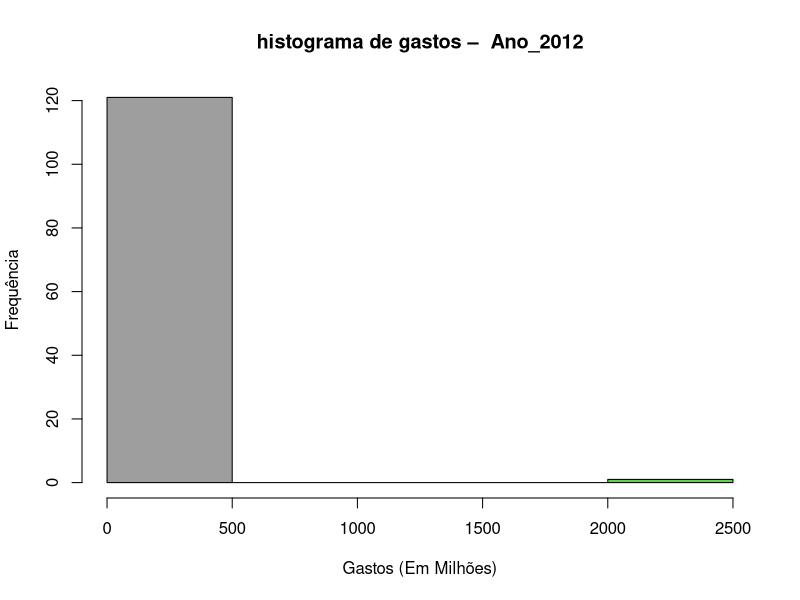
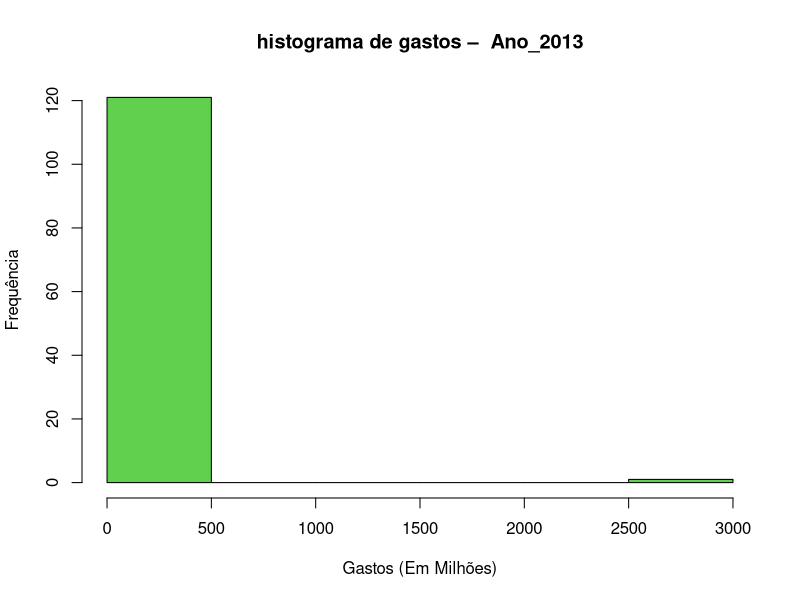
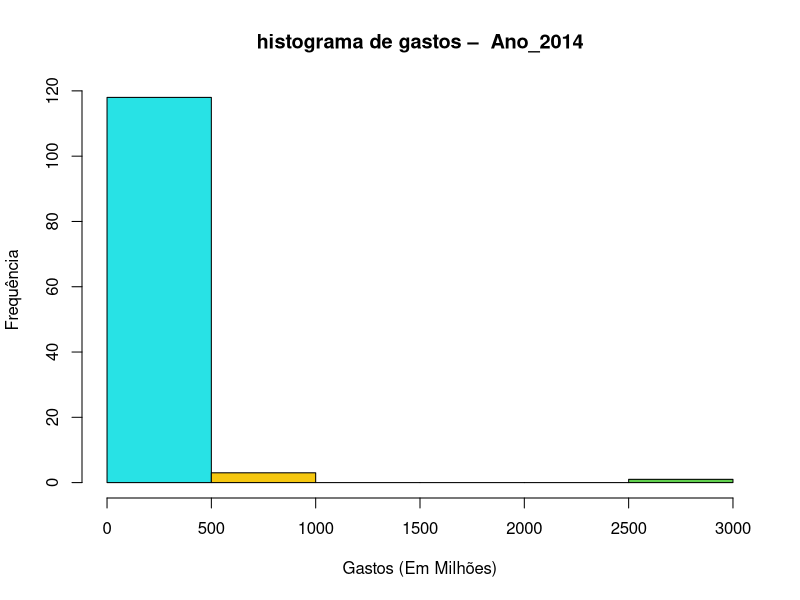
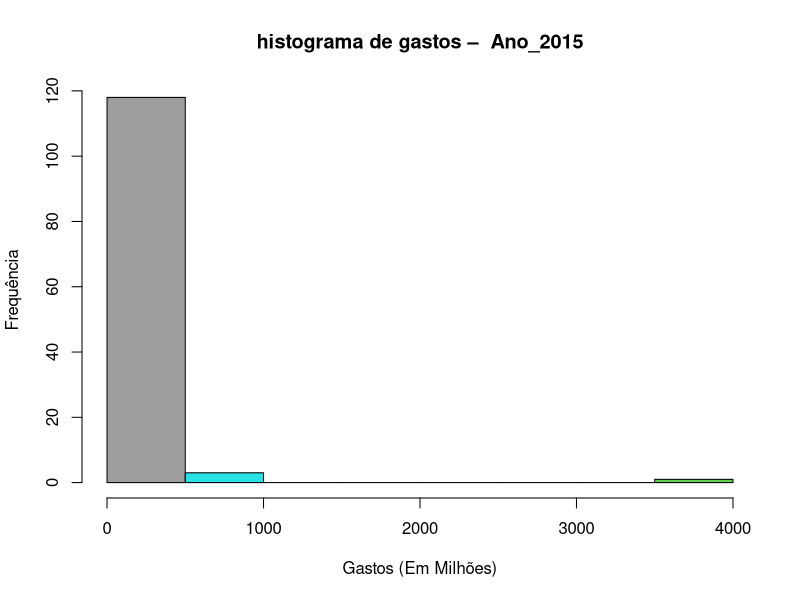
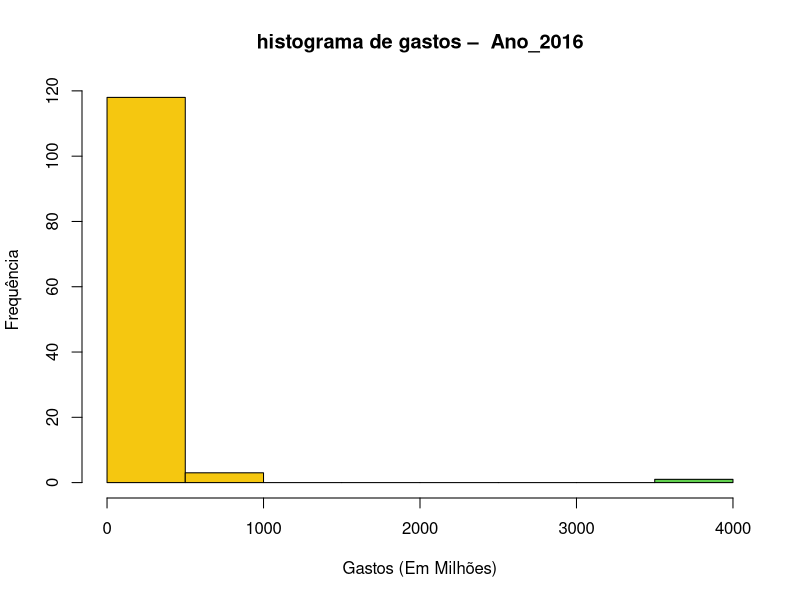
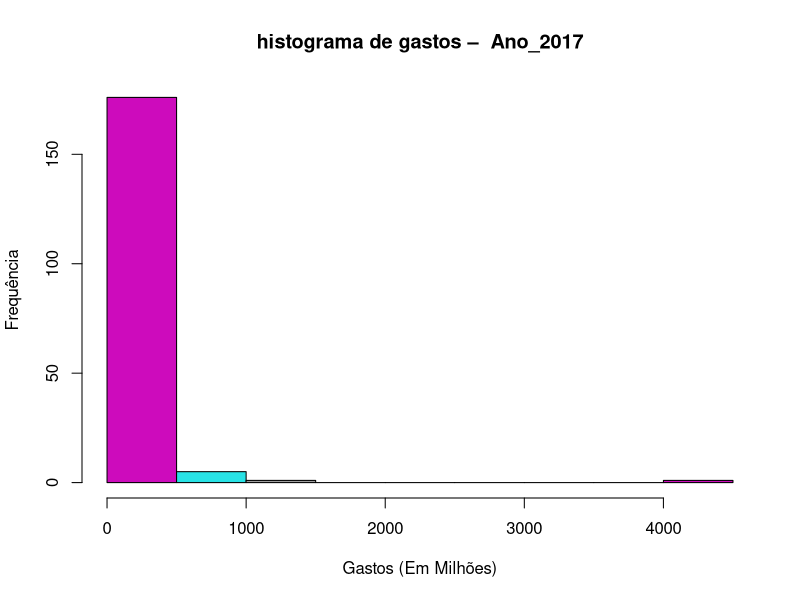
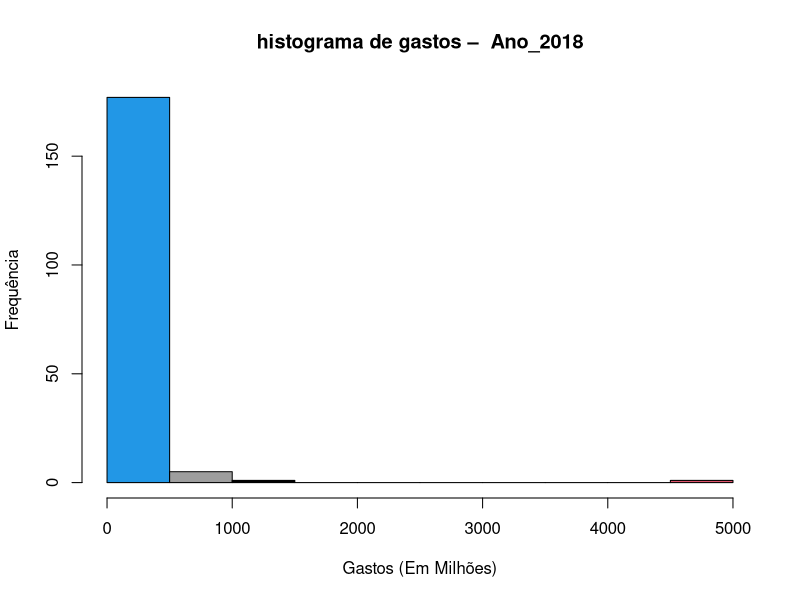
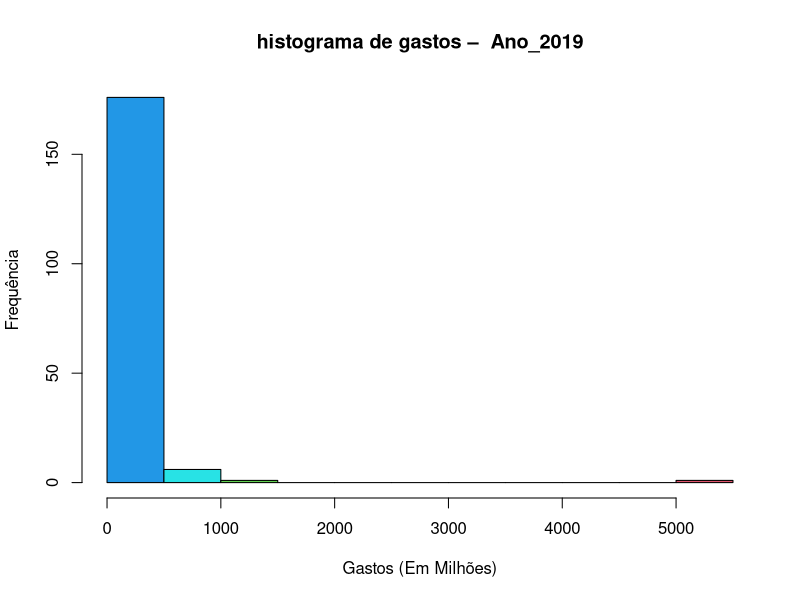

Generate these figures, in order, with R:
setwd("L:/caminho")

#lendo arquivo xlsx
df <- readxl::read_xlsx("GastosPublicos.xlsx")

#vendo elementos
View(head(df))

#nome das colunas
names(df)

#verificando tipo de variável em cada coluna utilizando o comando sapply
sapply(df, class)

############### 1. PADRONIZANDO O TIPO DE GASTOS PARA NUMÉRICO
#1.1 O comando for é para rodar a função interna para cada ano.
#1.2 a variável ano vai ter os valores dos nomes das colunas do df a cada loop.
for (ano in names(df)){
  #1.3 A função grepl serve para verificar se dentro das string existe a palavra "Ano". Retorna verdadeiro se houver, e executa o que tiver dentro do if. 
  if(grepl("Ano",ano)){
    #1.4 Nessa linha, todas as colunas de gastos de ano estão sendo sobre-escritas no formato double
    df[[ano]] <- as.numeric(df[[ano]])
  }
}

#1.4 Verificando novamente tipo de variável em cada coluna utilizando o comando sapply
sapply(df, class)


############### 2. Analisando as estatísticas descritivas de cada ano com a função summary
#Estatísticas: 
# Maximo - Primeiro Quartil - Mediana - Média - Terceiro Quartil - máximo - Quantidade de NA's
for (ano in names(df)){
  if(grepl("Ano",ano)){
    print(summary(df[,ano]))
  }
}

############### 3. Analisando a amplitude de cada ano

#3.1 Criando um data-frame para armazenar os valores mínimos e máximos de cada ano
amplitude <- data.frame(matrix(nrow=0,ncol=2))
#3.2 Dando os nomes das colunas
colnames(amplitude) <- c("Minimo","Maximo")

#3.3 Adicionando a amplitude em cada coluna para cada ano
for (ano in names(df)){
  if(grepl("Ano",ano)){
    #3.4 A função range retorna o valor máximo e mínimo para cada ano correspondente do df
    amplitude[ano,] <-(range(df[[ano]], na.rm = TRUE))
  }
}

View(amplitude)
#salvando arquivo em csv
write.csv2(amplitude, file="amplitude.csv")

############### 4.Analisando os municípios com menor gasto e maior gasto de cada ano
#4.1 Criando data frame para colocar o nome dos municípios
municipios <- data.frame(amplitude)
#4.2 colocando o nome das colunas
colnames(municipios) <- c("Menor Gasto", "Maior Gasto")

#4.3 adicionando o nome dos municípios com menor gasto e maior gasto de cada ano
for (ano in names(df)){
  if(grepl("Ano",ano)){
    #4.4 utilizando o which para procurar as cidades que estão na amplitude de cada ano
    municipios[ano,1] <- (df$municipio[(which(df[[ano]] <= amplitude[ano,"Minimo"] )) == df$numero])
    municipios[ano,2] <- (df$municipio[(which(df[[ano]] >= amplitude[ano,"Maximo"] )) == df$numero])
  }
}

View(municipios)
write.csv2(municipios, file="municipios.csv", fileEncoding = "latin1")

############### 5. Analisando o histograma de gastos de cada ano
for (ano in names(df)){
  if(grepl("Ano",ano)){
    
    hist(df[[ano]]/1000000, 
         main = paste("histograma de gastos – ", ano), 
         col=as.factor(df[[ano]]), 
         xlab="Gastos (Em Milhões)", 
         ylab="Frequência")
  }
}

############### 5. Analisando os quantis de gastos de cada ano

#5.1 Montando os quartis 
# 5.2 Criando um data frame para armazenar o resultado
quartis <- data.frame(matrix(ncol=5, nrow=0))
# 5.3 adicionando o nome das colunas
colnames(quartis) <- names(quantile(quartis, type = 7, na.rm = TRUE))

for (ano in names(df)){
  if(grepl("Ano",ano)){
    #5.4 aplicando a função quantile com atributo padrão de divisão, que gera o intervalo interquartil para cada ano
    quartis[ano,] <- quantile(df[[ano]], type = 7, na.rm = TRUE)
  }
}
View(quartis)
write.csv2(quartis, file="quartis.csv", fileEncoding = "latin1")


# 5.5 Criando um data frame para armazenar o resultado de decis
decis <- data.frame(matrix(ncol=11, nrow=0))
# 5.6 adicionando o nome das colunas
colnames(decis) <- names(quantile(decis, type = 7, na.rm = TRUE,probs = seq(0, 1, 0.1)))
for (ano in names(df)){
  if(grepl("Ano",ano)){
    #5.7 aplicando a função quantile com atributo de divisão de 10 em 10%, que gera o intervalo interquartil para cada ano
    decis[ano,] <- quantile(df[[ano]], type = 7, na.rm = TRUE,probs = seq(0, 1, 0.1))
  }
}

View(decis)
write.csv2(decis, file="decis.csv", fileEncoding = "latin1")

# 6. Analisando o histograma dos 25% que menos gastaram

for (ano in names(df)){
  if(grepl("Ano",ano)){
    # 6.1 Esse intervalo pega todos os gastos abaixo dos 25% (coluna 2 dos quartis)
    intervalo <- df[[ano]][(which(df[[ano]] < quartis[ano,2] ))]/1000000

    boxplot(intervalo,
            main = paste("Boxplot de gastos (25% que mais gastaram) – ", ano),
            col=as.factor(df[[ano]]),
            ylab="Gastos (Em milhoes)")
  }
}

# 7. Analisando o histograma dos 25% que mais gastaram

for (ano in names(df)){
  if(grepl("Ano",ano)){
    # 7.1 Esse intervalo pega todos os gastos acima dos 75% (coluna 4 dos quartis)
    intervalo <- df[[ano]][(which(df[[ano]] > quartis[ano,4] ))]/1000000
    boxplot(intervalo,
            main = paste("Boxplot de gastos (25% que mais gastaram) – ", ano),
                 col=as.factor(df[[ano]]),
                 ylab="Gastos (Em milhoes)")
  }
}

# 8. Analisando medidas de dispersão e tendência

medidas <- data.frame(matrix(ncol = 3, nrow=0))
colnames(medidas) <- c("Media","Mediana","desv.pad")

for (ano in names(df)){
  if(grepl("Ano",ano)){
    medidas[ano,"Media"] <- mean(df[[ano]], na.rm = TRUE)
    medidas[ano,"Mediana"] <- median(df[[ano]], na.rm = TRUE)
    medidas[ano,"desv.pad"] <- sd(df[[ano]], na.rm = TRUE)
  }
}

View(medidas)
write.csv2(medidas, file="medidas.csv", fileEncoding = "latin1")

# Gráfico em coluna da média dos gastos ao longo dos anos (Em milhões)
barplot(
     medidas$Media/1000000, 
     col=factor(medidas$Media), 
     names.arg	= rownames(medidas),
     main = "Média dos gastos ao longo dos anos (Em milhões)")

# Gráfico em coluna da mediana dos gastos ao longo dos anos (Em milhões)
barplot(
  medidas$Mediana/1000000, 
  col=factor(medidas$Mediana), 
  names.arg	= rownames(medidas),
  main = "Mediana dos gastos ao longo dos anos (Em milhões)")


# Gráfico em coluna da mediana dos gastos ao longo dos anos (Em milhões)
barplot(
  medidas$desv.pad/1000000, 
  col=factor(medidas$desv.pad), 
  names.arg	= rownames(medidas),
  main = "Desvio padrão amostral gastos ao longo dos anos (Em milhões)")

# Possíveis fontes de viéses nas estimativas:
nao.declarados <- data.frame(matrix(ncol=1, nrow=0))
colnames(nao.declarados) <- c("qtd NA")

for (ano in names(df)){
  if(grepl("Ano",ano)){
    nao.declarados[ano,1] <- length(df[[ano]][which(is.na(df[[ano]]))])
  }
}
View(nao.declarados)
